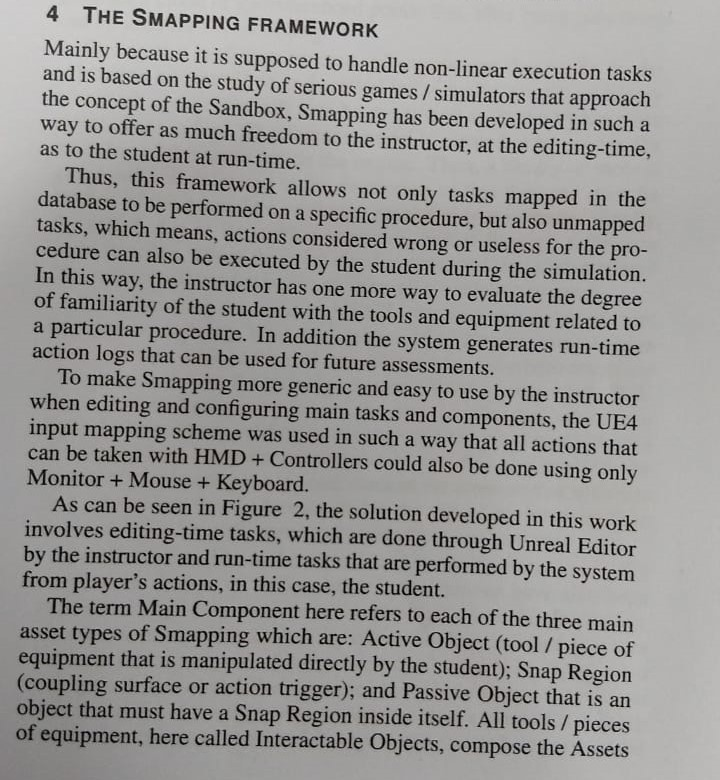
#> input picture foto.jpg, 720 x 780 px
$ python -i connectedcomponents.py   (imports and definitions only)
#> lines starting #> are read from the running program, lines starting #| are printed output that depends on the picture; after the words box and inside, x2 and y2 are one past the last pixel; in counts of white or black regions, pixels touching at a corner belong together
import cv2
import numpy as np

def findCharactersUsingConnectedComponents(image):
    # Label connected components
    ret, image = cv2.connectedComponents(image, connectivity = 8)
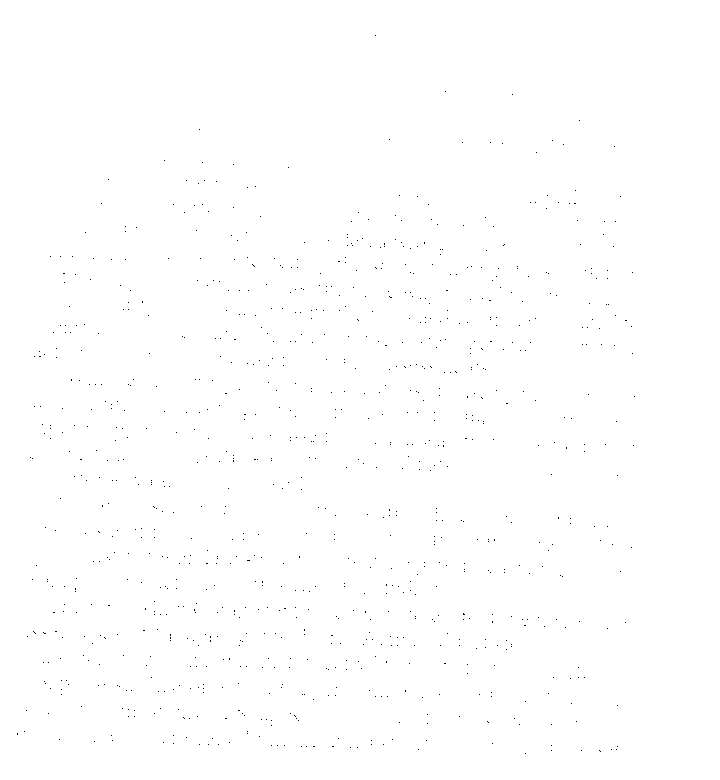
#> image: shape (780, 720) int32; values 0 (black) and 1 (white), 99.8% white; black in thin lines or dots, all inside (x1, y1, x2, y2) = (17, 35, 635, 754)
#> ret = 2
    # Map component image to hue val in a black hsv image
    label_hue = np.uint8(255*image/np.max(image))
    blank_ch = 255*np.ones_like(label_hue)
    labeled_img = cv2.merge([label_hue, blank_ch, blank_ch])

    # cvt to BGR for display
    labeled_img = cv2.cvtColor(labeled_img, cv2.COLOR_HSV2BGR)
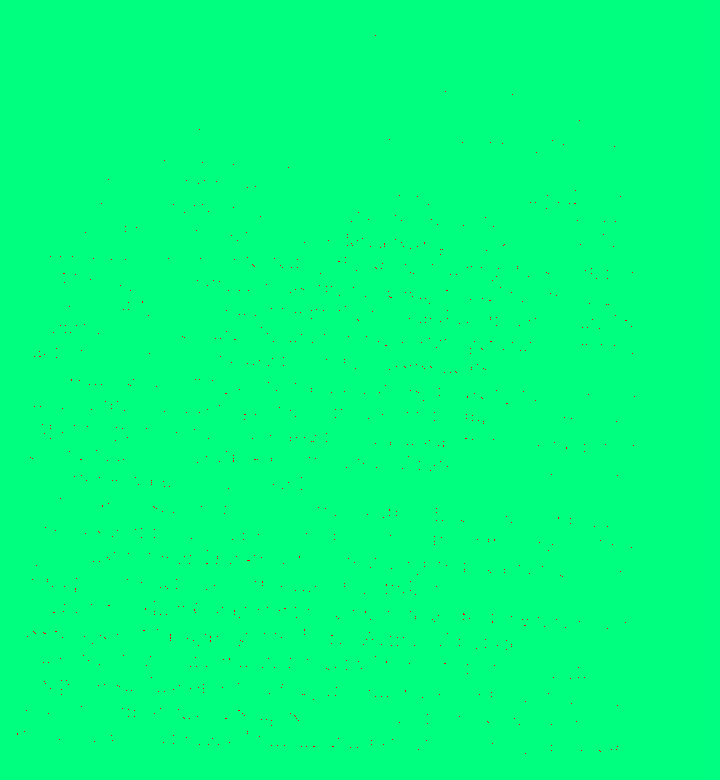
#> labeled_img: shape (780, 720, 3); mean B, G, R 126.8, 254.5, 0.5

    # set bg label to black
    labeled_img[label_hue==0] = 0
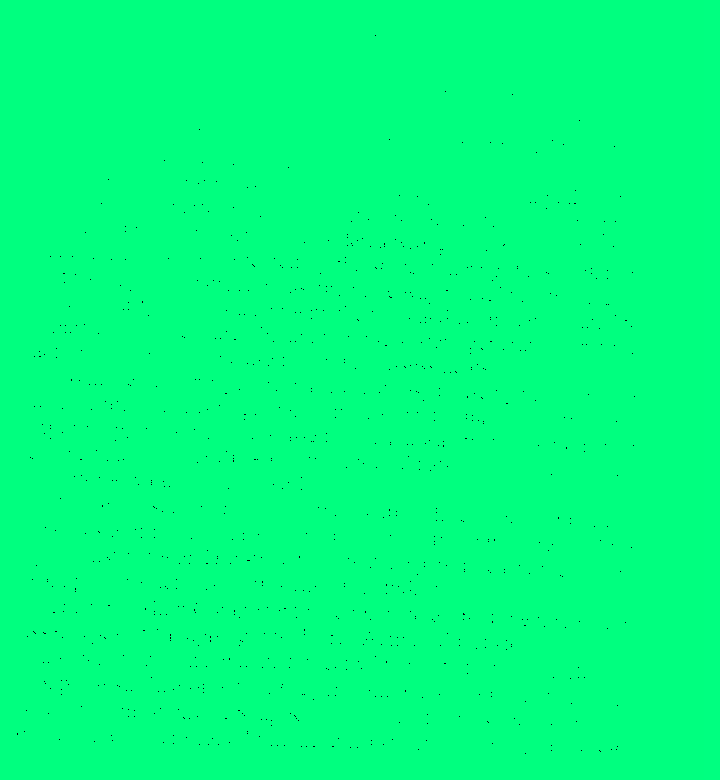
#> labeled_img: shape (780, 720, 3); 0.18% of pixels changed, all inside (x1, y1, x2, y2) = (17, 35, 635, 754)

    firstpx = np.zeros((np.max(image)+1, 2))
#> firstpx = [[0, 0], [0, 0]]
    lastpx = np.zeros((np.max(image)+1, 2))
#> lastpx = [[0, 0], [0, 0]]

    iterator = np.nditer(image, flags=['multi_index'])
    with iterator:
        while not iterator.finished:
            index = iterator.multi_index
            if(iterator[0] != 0):
                if(firstpx[iterator[0]][0] == 0 and firstpx[iterator[0]][0] == 0):
                    firstpx[iterator[0]] = index
                lastpx[iterator[0]] = index
            iterator.iternext()
#> this loop made 561600 passes
#> index on passes 1 to 3: (0, 0), (0, 1), (0, 2)
#> after the loop, firstpx = [[0, 0], [1, 0]]; lastpx = [[0, 0], [779, 719]]
    for component in np.nditer(image):
        cv2.rectangle(labeled_img, (int(firstpx[component][1]),int(firstpx[component][0])), (int(lastpx[component][1]),int(lastpx[component][0])), (255,255,255), 1)
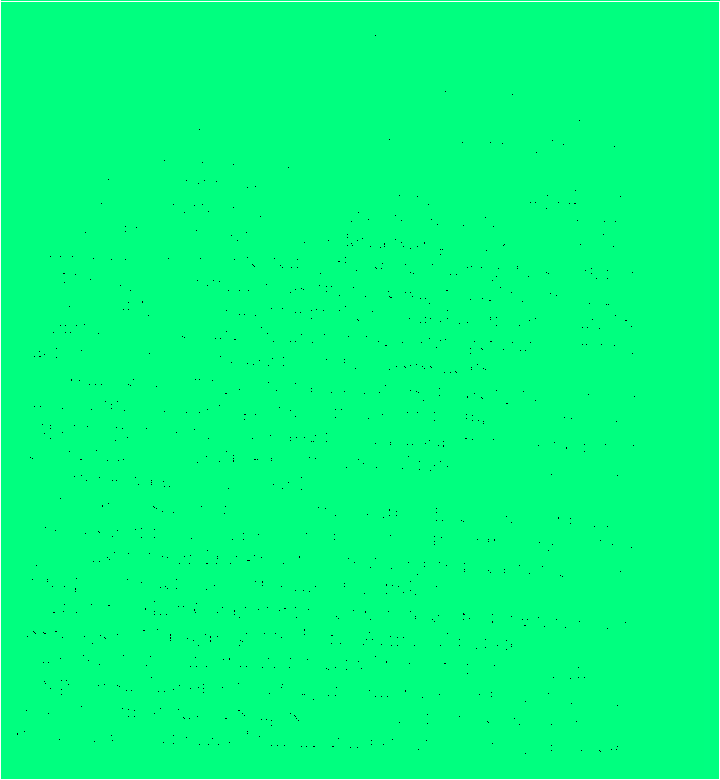
#> labeled_img: shape (780, 720, 3); 0.53% of pixels changed, all inside (x1, y1, x2, y2) = (0, 0, 720, 780)

    #rectangle = np.zeros((int(lastpx[1][0]-firstpx[1][0]),int(lastpx[1][1]-firstpx[1][1])))
    return labeled_img

>>> import cv2
>>> picture = cv2.imread('foto.jpg', cv2.IMREAD_GRAYSCALE)
>>> result = findCharactersUsingConnectedComponents(picture)
